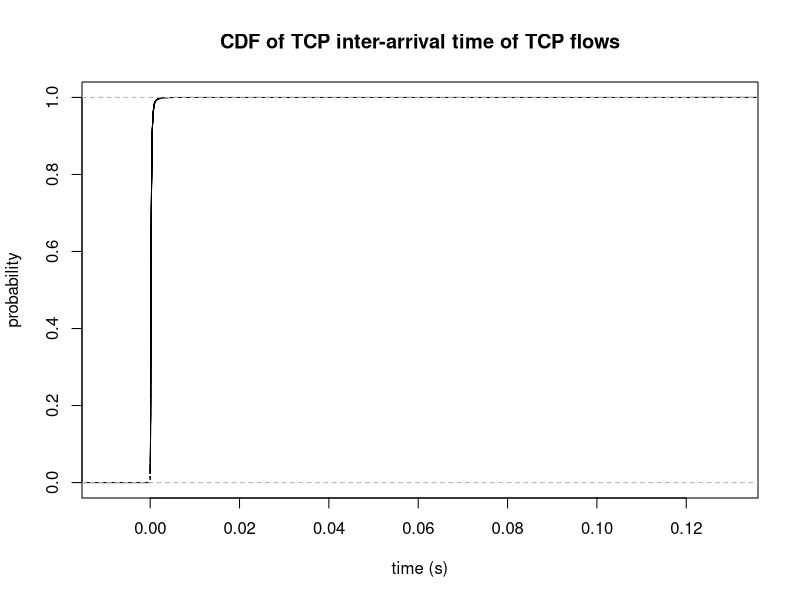

R code for this plot:
tcp_times = read.csv(file="../../data/perpacket/tcp_arrivel_time.csv", header=TRUE, sep=",")

tcp_times_cdf = ecdf(tcp_times$time)

plot(tcp_times_cdf, col="black", main="CDF of TCP inter-arrival time of TCP flows", xlab="time (s)", ylab="probability")
dev.print(png, '../../plots/perflow/interarrival.png', width=500)

#quit()
